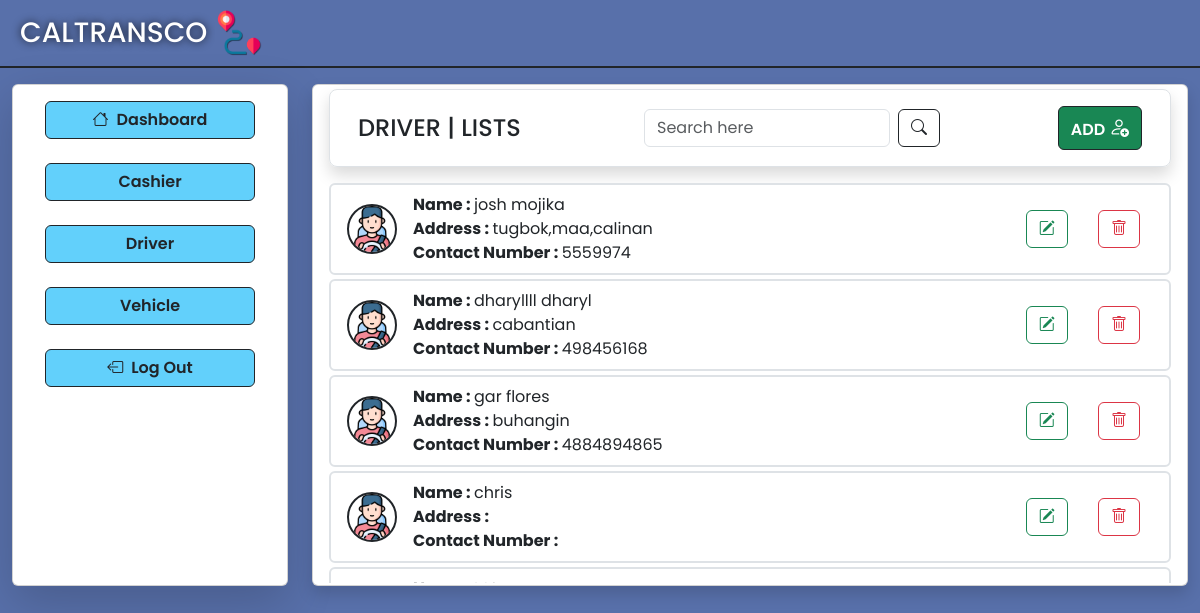
The page /Driver/view_driver.php on the database its author committed.
### tables this page shows
CREATE TABLE `driver` (
  `driver_id` int(11) NOT NULL,
  `driver_fname` varchar(255) NOT NULL,
  `driver_lname` varchar(255) NOT NULL,
  `driver_name` varchar(255) NOT NULL,
  `driver_address` varchar(255) NOT NULL,
  `driver_contactNum` varchar(255) NOT NULL
);

### Driver/view_driver.php (the view, shortened to what this page needs)
<!DOCTYPE html>
<html lang="en">
<?php
include "../Database/db_connect.php";
require "../global/head.php";
?>
<body>
    <div class="con-bg container-fluid vh-100">
        <div class="row border border-start-0 border-end-0 border-top-0 border-2 border-dark pb-2">
            <div class="col d-flex gap-2 ms-2 mt-2">
                <a href="../AdminUI/adminDashboard.php" style="text-decoration: none;" class="d-flex gap-2">
                    <h1 class="fs-3 mt-2 text-white" style="text-shadow: 0px 0px 8px rgba(0, 0, 0, 0.8);">CALTRANSCO</h1>
                    <img src="../images/image.png" alt="" class="img-fluid " width="50" height="50">
                </a>
            </div>
        </div>
        <div class="row pt-3">
            <div class="col col-3">
                <div class="card shadow-lg">
                    <div style="height: 500px;" class="card_css card-body">
                        <div class="mx-3 mb-3">
                            <a class="btn btn-h w-100 fw-semibold  mb-2 border border-1 border-dark" href="../AdminUI/adminDashboard.php"><i class="bi bi-house me-2"></i>Dashboard</a>
                        </div>
                        <div class="mx-3 mb-3">
                            <a class="btn btn-h w-100 fw-semibold  mb-2 border border-1 border-dark" href="../Cashier/view_cashier.php">Cashier</a>
                        </div>
                        <div class="mx-3 mb-3">
                            <a class="btn btn-h w-100 fw-semibold mb-2 border border-1 border-dark" href="../Driver/view_driver.php">Driver</a>
                        </div>
                        <div class="mx-3 mb-3">
                            <a class="btn btn-h w-100 fw-semibold  mb-2 border border-1 border-dark" href="../Vehicle/view_vehicle.php">Vehicle</a>
                        </div>
                        <div class="mx-3">
                            <a href="../Login-Register/Login.php" class="btn btn-h w-100 border border-1 border-dark fw-semibold"><i class="bi bi-box-arrow-left me-2"></i>Log Out</a>
                        </div>
                    </div>
                </div>
            </div>
            <div class="col col-9">
                <div class="card shadow">
                    <div style="height: 500px;" class="card-body pt-1">
                        <div class="row rounded-3 border border-1 border-gray shadow  d-flex align-items-center mx-0 p-3 mb-3">
                            <div class="col col-3 d-flex align-items-center">
                                <h1 class="fs-4 pt-2">DRIVER | LISTS</h1>
                            </div>
                            <div class="col col-6 d-flex gap-2  ps-5">
                                <form method="GET" action="view_driver.php" class="d-flex gap-2 ps-5">
                                    <input type="text" name="query" class="form-control" placeholder="Search here" value="<?php echo isset($_GET['query']) ? $_GET['query'] : ''; ?>">
                                    <button type="submit" class="btn btn-outline-dark"><i class="bi bi-search"></i></button>
                                </form>
                            </div>
                            <div class="col col-3 text-end">
                                <a class="btn btn-success border border-1 border-dark fw-semibold" href="add_driver.php">ADD
                                    <i class="bi fs-5 bi-person-add"></i>
                                </a>
                            </div>
                        </div>
                        <div style="max-height: 400px; overflow-y: auto;">
                            <?php
                            try {
                                $sql = "SELECT * FROM driver";
                                $result = $conn->query($sql);
                                if ($result->num_rows > 0) {
                                    while ($row = $result->fetch_assoc()) {
                            ?>
                                        <ul class="list-group mb-1">
                                            <li class="list-group-item d-flex align-items-center justify-content-between border border-2">
                                                <div class="d-flex align-items-center">
                                                    <div>
                                                        <img src="../images/driver.png" alt="" class="img-fluid rounded-pill border border-2 border-dark me-3" width="50" height="50">
                                                    </div>
                                                    <div>
                                                        <span><strong>Name : </strong><?php echo $row['driver_fname'] . ' ' . $row['driver_lname']; ?></span><br>
                                                        <span><strong>Address : </strong><?php echo $row['driver_address']; ?></span><br>
                                                        <span><strong>Contact Number : </strong><?php echo $row['driver_contactNum']; ?></span>
                                                    </div>
                                                </div>
                                                <div class="group-btn">
                                                    <a href="../Driver/edit_driver.php?id=<?php echo $row['driver_id']; ?>" class="btn"><i class="btn btn-outline-success bi bi-pencil-square"></i></a>
                                                    <a href="../Operations/op_delete_driver.php?id=<?php echo $row['driver_id']; ?>" class="btn"><i class="btn btn-outline-danger bi bi-trash"></i></a>
                                                </div>
                                            </li>
                                        </ul>
                            <?php
                                    }
                                } else {
                                    echo '<div class="text-center mt-3"><p class="text-muted fs-5">No drivers found.</p></div>';
                                }
                            } catch (\Exception $e) {
                                die($e);
                            }
                            ?>
                        </div>
                    </div>
                </div>
            </div>
        </div>
    </div>
</body>
</html>

### global/head.php (shortened to what this page needs)
<head>
    <link href="https://cdn.jsdelivr.net/npm/bootstrap@5.3.3/dist/css/bootstrap.min.css" rel="stylesheet">
    <link rel="stylesheet" href="https://cdn.jsdelivr.net/npm/bootstrap-icons@1.11.3/font/bootstrap-icons.min.css">
    <link rel="stylesheet" href="../CSS/style.css">
</head>

### CSS/style.css (style rules this page uses)
* { font-family: 'Poppins', sans-serif; }
.con-bg { background-color: #5870aa; }
.btn-h { background-color: #62d0fb; }

### rows shown on the page
driver: driver_fname "josh", driver_lname "mojika", driver_address "tugbok,maa,calinan", driver_contactNum "5559974"
driver: driver_fname "dharyllll", driver_lname "dharyl", driver_address "cabantian", driver_contactNum "498456168"
driver: driver_fname "gar", driver_lname "flores", driver_address "buhangin", driver_contactNum "4884894865"
driver: driver_fname "chris"
